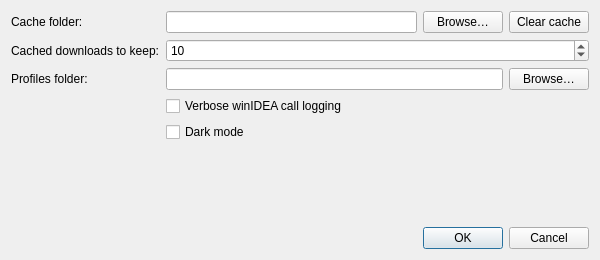
<?xml version="1.0" encoding="UTF-8"?>
<ui version="4.0">
 <class>PreferencesDialog</class>
 <widget class="QDialog" name="PreferencesDialog">
  <property name="geometry">
   <rect>
    <x>0</x>
    <y>0</y>
    <width>600</width>
    <height>260</height>
   </rect>
  </property>
  <property name="minimumSize">
   <size>
    <width>560</width>
    <height>0</height>
   </size>
  </property>
  <property name="windowTitle">
   <string>Preferences</string>
  </property>
  <layout class="QVBoxLayout" name="verticalLayout_preferences">
   <item>
    <layout class="QFormLayout" name="formLayout_preferences">
     <item row="0" column="0">
      <widget class="QLabel" name="label_cacheDir">
       <property name="text">
        <string>Cache folder:</string>
       </property>
       <property name="buddy">
        <cstring>lineEdit_cacheDir</cstring>
       </property>
      </widget>
     </item>
     <item row="0" column="1">
      <layout class="QHBoxLayout" name="horizontalLayout_cacheDir">
       <item>
        <widget class="QLineEdit" name="lineEdit_cacheDir"/>
       </item>
       <item>
        <widget class="QPushButton" name="pushButton_browseCacheDir">
         <property name="text">
          <string>Browse…</string>
         </property>
        </widget>
       </item>
       <item>
        <widget class="QPushButton" name="pushButton_clearCache">
         <property name="text">
          <string>Clear cache</string>
         </property>
        </widget>
       </item>
      </layout>
     </item>
     <item row="1" column="0">
      <widget class="QLabel" name="label_maxCachedJobs">
       <property name="text">
        <string>Cached downloads to keep:</string>
       </property>
       <property name="buddy">
        <cstring>spinBox_maxCachedJobs</cstring>
       </property>
      </widget>
     </item>
     <item row="1" column="1">
      <widget class="QSpinBox" name="spinBox_maxCachedJobs">
       <property name="minimum">
        <number>1</number>
       </property>
       <property name="maximum">
        <number>100</number>
       </property>
       <property name="value">
        <number>10</number>
       </property>
      </widget>
     </item>
     <item row="2" column="0">
      <widget class="QLabel" name="label_profilesDir">
       <property name="text">
        <string>Profiles folder:</string>
       </property>
       <property name="buddy">
        <cstring>lineEdit_profilesDir</cstring>
       </property>
      </widget>
     </item>
     <item row="2" column="1">
      <layout class="QHBoxLayout" name="horizontalLayout_profilesDir">
       <item>
        <widget class="QLineEdit" name="lineEdit_profilesDir"/>
       </item>
       <item>
        <widget class="QPushButton" name="pushButton_browseProfilesDir">
         <property name="text">
          <string>Browse…</string>
         </property>
        </widget>
       </item>
      </layout>
     </item>
     <item row="3" column="1">
      <widget class="QCheckBox" name="checkBox_verbose">
       <property name="text">
        <string>Verbose winIDEA call logging</string>
       </property>
      </widget>
     </item>
     <item row="4" column="1">
      <widget class="QCheckBox" name="checkBox_darkMode">
       <property name="text">
        <string>Dark mode</string>
       </property>
      </widget>
     </item>
    </layout>
   </item>
   <item>
    <widget class="QLabel" name="label_error">
     <property name="text">
      <string/>
     </property>
     <property name="wordWrap">
      <bool>true</bool>
     </property>
    </widget>
   </item>
   <item>
    <spacer name="verticalSpacer_preferences">
     <property name="orientation">
      <enum>Qt::Orientation::Vertical</enum>
     </property>
     <property name="sizeHint" stdset="0">
      <size>
       <width>20</width>
       <height>0</height>
      </size>
     </property>
    </spacer>
   </item>
   <item>
    <widget class="QDialogButtonBox" name="buttonBox_preferences">
     <property name="standardButtons">
      <set>QDialogButtonBox::StandardButton::Cancel|QDialogButtonBox::StandardButton::Ok</set>
     </property>
    </widget>
   </item>
  </layout>
 </widget>
 <resources/>
 <connections/>
</ui>
